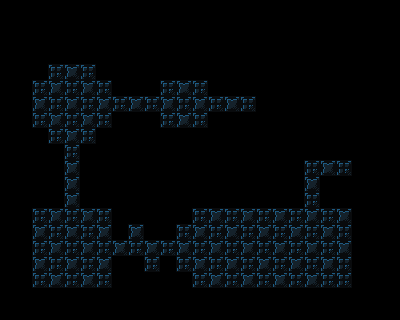

This is a level from a 2D game, rendered from its Tiled map with the project's own tilesets. A one-line summary and the complete map file follow:
An orthogonal 25x20 tile map with 16x16 px tiles, 1 tile layer (background) and 27 objects (9x destructible, 3x pickup_bomb, 2x moveable_tile, 2x pressure_plate, 2x portal, ...).

<map version="1.4" tiledversion="2020.10.30" orientation="orthogonal" renderorder="right-down" width="25" height="20" tilewidth="16" tileheight="16" infinite="0" nextlayerid="6" nextobjectid="423">
 <properties>
  <property name="display_name" value="sneaky bastard dlfjg" />
  <property name="has_video_tape" type="bool" value="false" />
  <property name="next_level" value="./data/levels/tmx/New38.tmx" />
  <property name="player_bomb_count" value="0" />
 </properties>
 <tileset firstgid="1" name="newtiledsheet" tilewidth="16" tileheight="16" tilecount="180" columns="9">
  <image source="../../newtiledsheet.png" width="144" height="320" />
 </tileset>
 <layer id="1" name="background" width="25" height="20">
  <data encoding="csv">
27,27,27,27,27,27,27,27,27,27,27,22,27,27,27,27,27,27,27,27,27,27,27,27,27,
27,27,27,27,27,27,27,27,27,27,27,27,27,27,27,27,27,27,27,27,27,27,27,27,27,
27,27,27,27,27,27,27,27,27,27,27,27,27,27,27,27,27,27,27,27,27,27,27,27,27,
27,27,27,27,27,27,27,27,27,27,27,27,27,27,27,27,27,27,27,27,27,27,27,27,27,
27,27,27,19,20,19,27,27,27,27,27,27,27,27,27,27,27,27,27,27,27,27,27,27,27,
27,27,19,20,19,20,19,27,27,27,19,20,19,27,27,27,27,27,27,27,27,27,27,27,27,
27,27,20,19,20,19,20,19,20,19,20,19,20,19,20,19,27,27,27,27,27,27,27,27,27,
27,27,19,20,19,20,19,27,27,27,19,20,19,27,27,27,27,27,27,27,27,27,27,27,27,
27,27,27,19,20,19,27,27,27,27,27,27,27,27,27,27,27,27,27,27,27,27,27,27,27,
27,27,27,27,19,27,27,27,27,27,27,27,27,27,27,27,27,27,27,27,27,27,27,27,27,
27,27,27,27,20,27,27,27,27,27,27,27,27,27,27,27,27,27,27,19,20,19,27,27,27,
27,27,27,27,20,27,27,27,27,27,27,27,27,27,27,27,27,27,27,20,27,27,27,27,27,
27,27,27,27,20,27,27,27,27,27,27,27,27,27,27,27,27,27,27,19,27,27,27,27,27,
27,27,19,20,19,20,19,27,27,27,27,27,19,20,19,20,19,20,19,20,19,20,27,27,27,
27,27,20,19,20,19,20,27,20,27,27,19,20,19,20,19,20,19,20,19,20,19,27,27,27,
27,27,19,20,19,20,19,20,19,20,19,20,19,20,19,20,19,20,19,20,19,20,27,27,27,
27,27,20,19,20,19,20,27,27,19,27,19,20,19,20,19,20,19,20,19,20,19,27,27,27,
27,27,19,20,19,20,19,27,27,27,27,27,19,20,19,20,19,20,19,20,19,19,27,27,27,
27,27,27,27,27,27,27,27,27,27,27,27,27,27,27,27,27,27,27,27,27,27,27,27,27,
27,27,27,27,27,27,27,27,27,27,27,27,27,27,27,27,27,27,27,27,27,27,27,27,27
</data>
 </layer>
 <objectgroup id="4" name="objects">
  <object id="418" type="video_tape" gid="66" x="32" y="128" width="16" height="16" />
  <object id="393" type="pickup_bomb" gid="43" x="160" y="256" width="16" height="16" />
  <object id="394" type="barrel_down" gid="144" x="192" y="256" width="16" height="16" />
  <object id="395" type="barrel_right" gid="144" x="192" y="256" width="16" height="16" />
  <object id="396" type="barrel_left" gid="144" x="192" y="256" width="16" height="16" />
  <object id="397" type="barrel_up" gid="144" x="192" y="256" width="16" height="16" />
  <object id="398" type="destructible" gid="21" x="64" y="208" width="16" height="16" />
  <object id="399" type="moveable_tile" gid="45" x="64" y="160" width="16" height="16" />
  <object id="400" type="pressure_plate" gid="54" x="128" y="112" width="16" height="16">
   <properties>
    <property name="triggers" type="int" value="1" />
   </properties>
  </object>
  <object id="401" type="portal" gid="62" x="240" y="112" width="16" height="16">
   <properties>
    <property name="portal_id" type="int" value="1" />
    <property name="travels_to_portal_id" type="int" value="2" />
   </properties>
  </object>
  <object id="402" type="portal" gid="62" x="304" y="256" width="16" height="16">
   <properties>
    <property name="portal_id" type="int" value="2" />
    <property name="travels_to_portal_id" type="int" value="1" />
   </properties>
  </object>
  <object id="403" type="destructible" gid="21" x="64" y="96" width="16" height="16" />
  <object id="404" type="destructible" gid="21" x="48" y="96" width="16" height="16" />
  <object id="406" type="destructible" gid="21" x="80" y="144" width="16" height="16" />
  <object id="407" type="destructible" gid="21" x="80" y="128" width="16" height="16" />
  <object id="408" type="destructible" gid="21" x="48" y="80" width="16" height="16" />
  <object id="409" type="destructible" gid="21" x="80" y="96" width="16" height="16" />
  <object id="410" type="scene_switching_tile" gid="32" x="352" y="176" width="16" height="16">
   <properties>
    <property name="scene" value="./data/levels/tmx/New38.tmx" />
   </properties>
  </object>
  <object id="411" type="triggerable" gid="17" x="320" y="176" width="16" height="16">
   <properties>
    <property name="triggered_id" type="int" value="2" />
   </properties>
  </object>
  <object id="413" type="moveable_tile" gid="45" x="336" y="256" width="16" height="16" />
  <object id="414" type="pressure_plate" gid="54" x="352" y="256" width="16" height="16">
   <properties>
    <property name="triggers" type="int" value="2" />
   </properties>
  </object>
  <object id="415" type="pickup_bomb" gid="43" x="192" y="224" width="16" height="16" />
  <object id="416" type="pickup_bomb" gid="43" x="192" y="288" width="16" height="16" />
  <object id="417" type="destructible" gid="21" x="304" y="192" width="16" height="16" />
  <object id="419" type="actor" gid="46" x="32" y="224" width="16" height="16" />
  <object id="420" type="triggerable" gid="17" x="224" y="112" width="16" height="16">
   <properties>
    <property name="triggered_id" type="int" value="1" />
   </properties>
  </object>
  <object id="421" type="destructible" gid="21" x="32" y="128" width="16" height="16" />
 </objectgroup>
</map>
